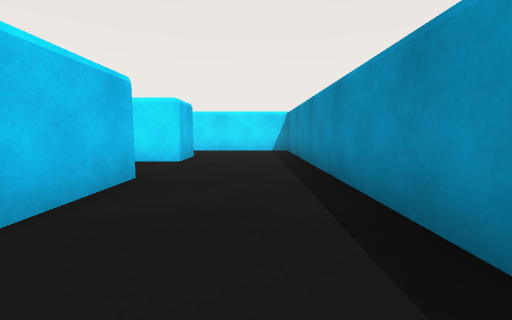
view 1 (above)

24 first-person views from a walk through a scene from a Unity 3-D project. The camera is 0.59 m above the floor, tilts 6° down and sees 90° across. The floor is counted in squares, 1 m on a side. Each view is taken from the middle of a square. On the plan, view 1 faces up. The plan holds only what a view shows up to about 9 squares ahead; the rest is blank. The player is left out. Some animated figures are not drawn.

view 2
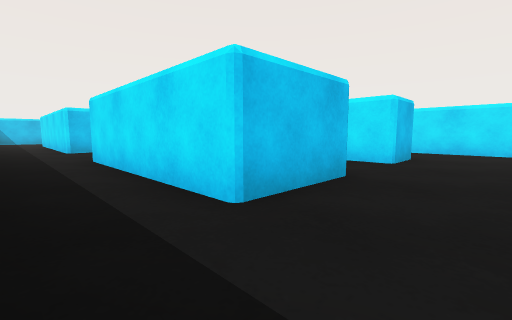

view 3
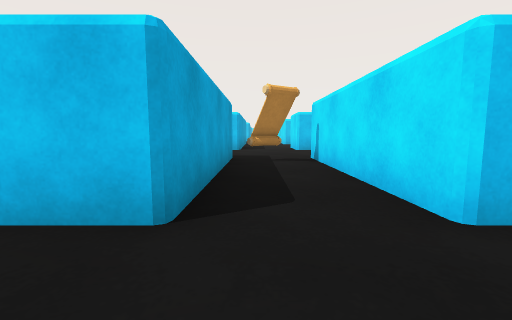

view 4
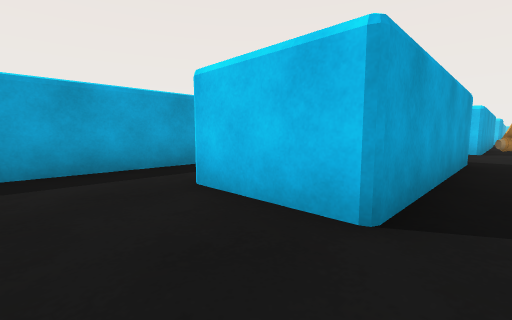

view 5
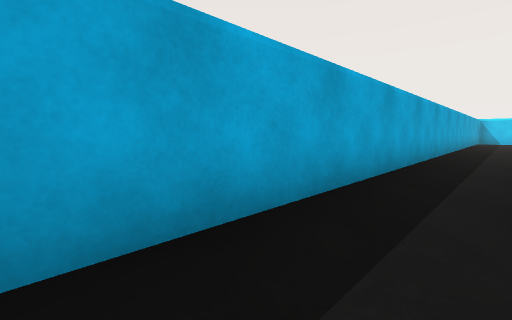

view 6
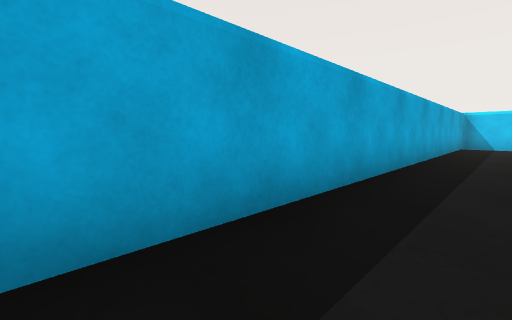

view 7
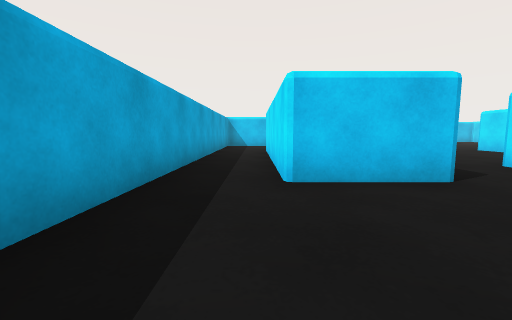

view 8
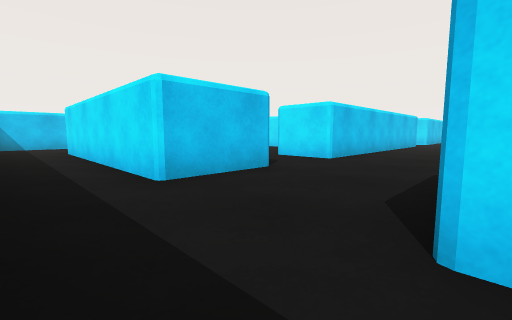

view 9
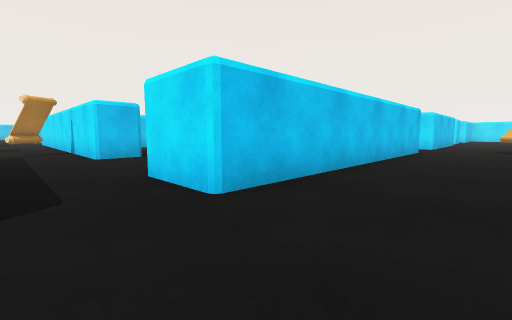

view 10
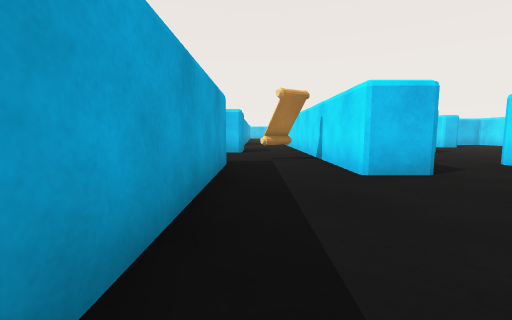

view 11
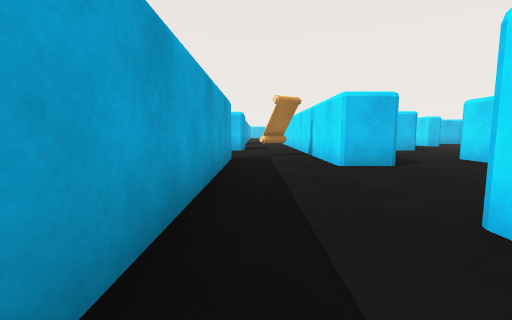

view 12
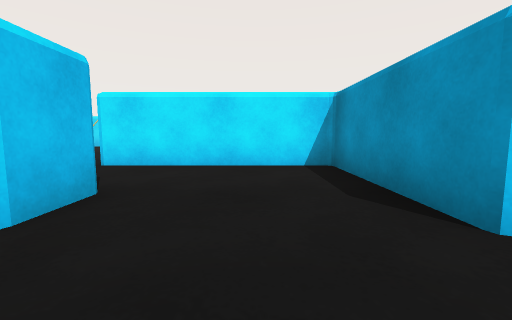

view 13
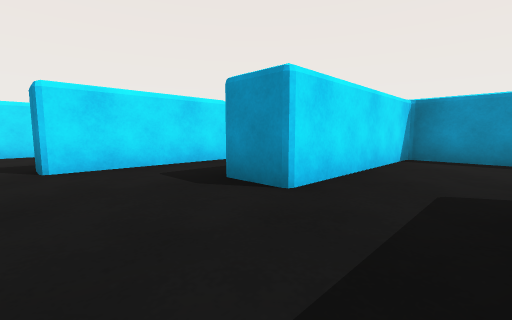

view 14
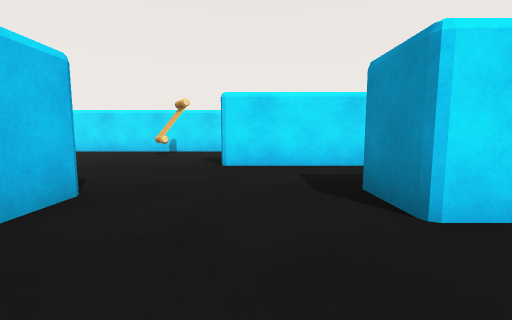

view 15
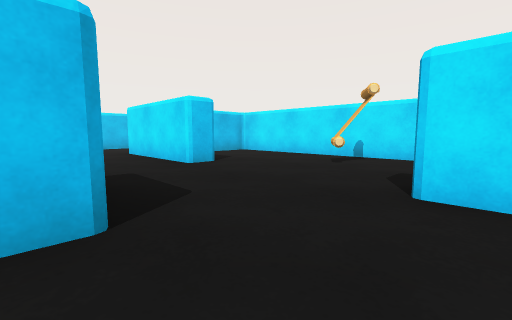

view 16
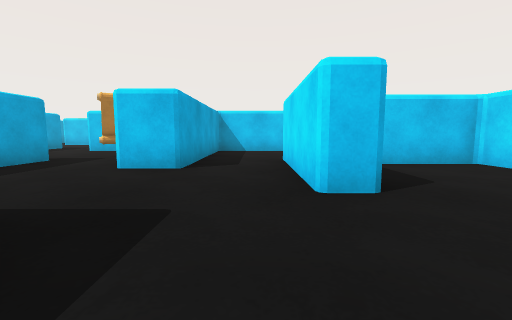

view 17
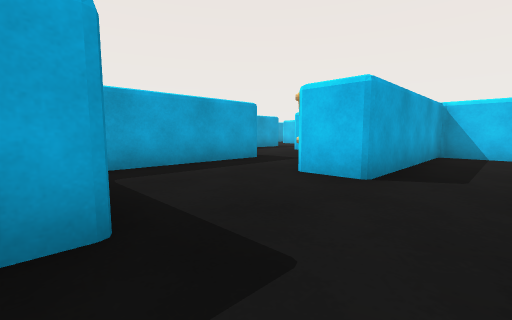

view 18
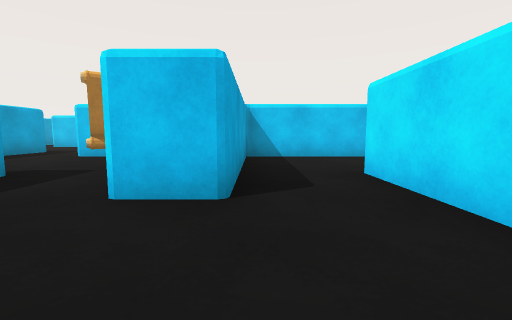

view 19
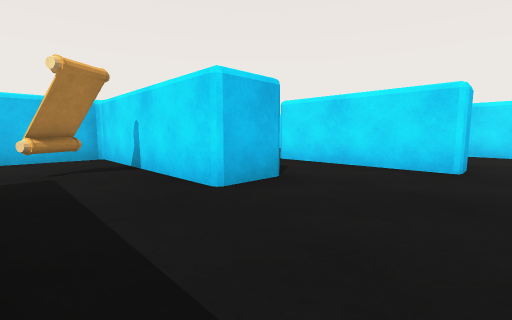

view 20
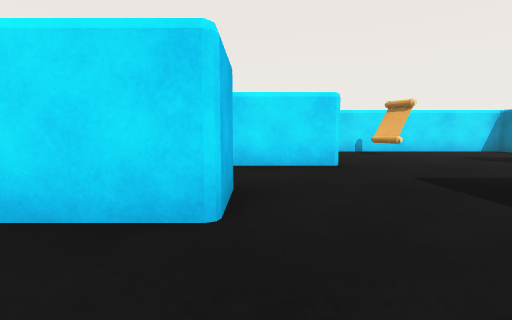

view 21
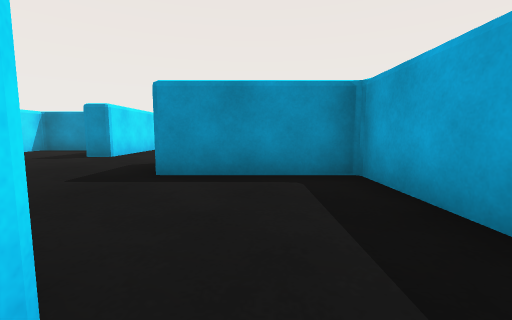

view 22
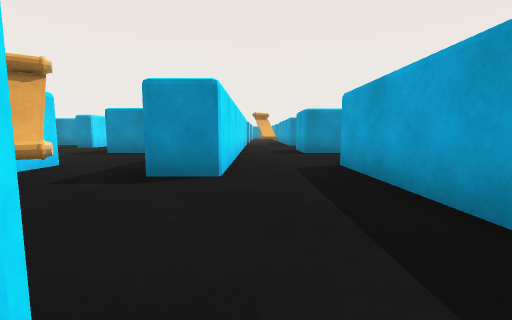

view 23
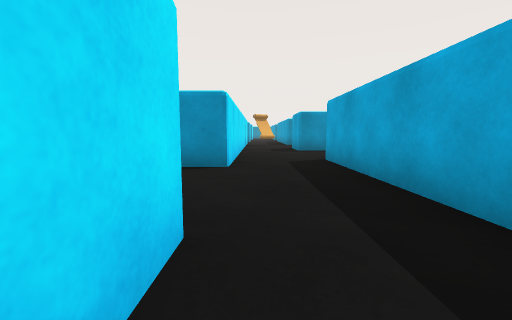

view 24
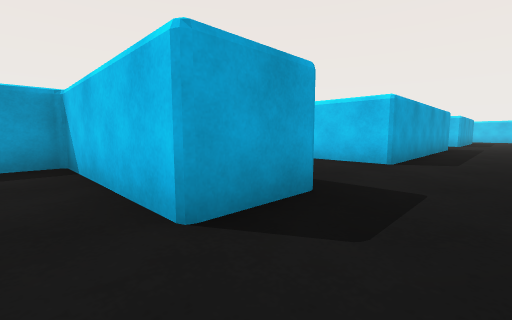

### Floor plan
Ten units are one square. View 1 is at (0, 0); x grows to the right and y downward. Boxes are objects, and circles mark ways between rooms. Rooms are numbered by the first view taken in them; rooms with no view inside come last. Other rooms are left out.
<svg viewBox="-285 -158 301 166">
<path fill="none" stroke="#000" d="M-90 -13 -149 -13M-16 -13 -62 -13M-177 -14 -177 3 1 3M-62 -34 -16 -34 -16 -13M-16 -54 -62 -54M-90 -34 -90 -13M11 -10 11 -54M-136 -65 -136 -54 -156 -54M-90 -54 -106 -54 -106 -86 -135 -86M-149 -34 -90 -34M-205 -122 -205 -116 -239 -116M-177 -94 -177 -86M-142 -138 -142 -153 -229 -153 -229 -134M-246 -98 -222 -98 -222 -86 -234 -86M-132 -116 -166 -116 -166 -122M-135 -86 -149 -86 -149 -98M-236 -65 -194 -65 -194 -94 -189 -94M-280 -34 -222 -34M-214 -54 -236 -54 -236 -65M-234 -86 -265 -86 -265 -54 -276 -54M-177 -34 -177 -14M-156 -54 -175 -54M-194 -24 -194 -34 -177 -34M-222 -34 -222 -16M-175 -54 -214 -54M-265 -115 -265 -98 -246 -98"/>
<rect x="-55" y="-45" width="10" height="10" fill="#bbb"><title>other object</title></rect>
<rect x="-195" y="-145" width="20" height="10" fill="#bbb"><title>other object</title></rect>
<rect x="-255" y="-85" width="20" height="20" fill="#bbb"><title>other object</title></rect>
<rect x="-165" y="-55" width="10" height="20" fill="#bbb"><title>other object</title></rect>
<circle cx="-5" cy="-25" r="3" fill="#2a7"/>
<circle cx="-75" cy="-25" r="3" fill="#2a7"/>
<circle cx="-165" cy="-25" r="3" fill="#2a7"/>
<circle cx="-95" cy="-45" r="3" fill="#2a7"/>
<circle cx="-140" cy="-75" r="3" fill="#2a7"/>
<circle cx="-145" cy="-45" r="3" fill="#2a7"/>
<circle cx="-230" cy="-80" r="3" fill="#2a7"/>
<circle cx="-235" cy="-110" r="3" fill="#2a7"/>
<circle cx="-225" cy="-45" r="3" fill="#2a7"/>
<circle cx="-185" cy="-45" r="3" fill="#2a7"/>
<text x="-90" y="-10">1</text>
<text x="-40" y="-40">2</text>
<text x="-120" y="-50">3</text>
<text x="-190" y="-110">4</text>
<text x="-250" y="-50">5</text>
<text x="-170" y="-40">6</text>
<text x="-200" y="-40">7</text>
<text x="-260" y="-110">8</text>
</svg>
Room 1 opens to room 2. Room 1 opens to room 6. Room 2 opens to room 3. Room 3 opens to room 4. Room 3 opens to room 6. Room 4 opens to room 5. Room 4 opens to room 8. Room 5 opens to room 7. Room 6 opens to room 7.

Where each view was taken, in squares from view 1:
view 1: 0 up, 0 right, facing up
view 2: 0 up, 0 right, facing up-left
view 3: 4 up, 0 right, facing left
view 4: 4 up, 0 right, facing down-left
view 5: 1 up, 0 right, facing down-left
view 6: 1 up, 6 left, facing down-left
view 7: 1 up, 6 left, facing left
view 8: 0 up, 6 left, facing up-left
view 9: 4 up, 7 left, facing up-left
view 10: 4 up, 10 left, facing left
view 11: 4 up, 9 left, facing left
view 12: 4 up, 12 left, facing up
view 13: 7 up, 17 left, facing up-right
view 14: 7 up, 16 left, facing up
view 15: 9 up, 16 left, facing up-left
view 16: 11 up, 18 left, facing left
view 17: 11 up, 19 left, facing down-left
view 18: 10 up, 20 left, facing left
view 19: 7 up, 20 left, facing up-left
view 20: 7 up, 22 left, facing up
view 21: 8 up, 23 left, facing right
view 22: 5 up, 27 left, facing right
view 23: 5 up, 28 left, facing right
view 24: 5 up, 17 left, facing down-left
